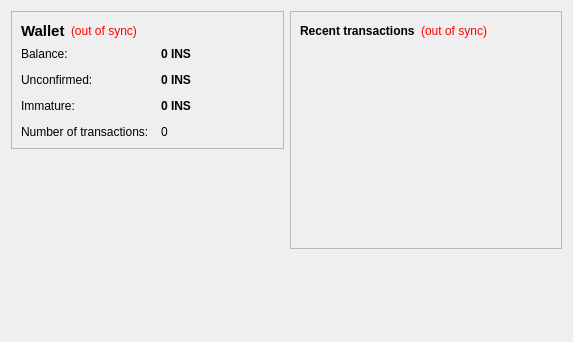
<?xml version="1.0" encoding="UTF-8"?>
<ui version="4.0">
 <class>OverviewPage</class>
 <widget class="QWidget" name="OverviewPage">
  <property name="geometry">
   <rect>
    <x>0</x>
    <y>0</y>
    <width>573</width>
    <height>342</height>
   </rect>
  </property>
  <property name="windowTitle">
   <string>Form</string>
  </property>
  <layout class="QHBoxLayout" name="horizontalLayout" stretch="1,1">
   <item>
    <layout class="QVBoxLayout" name="verticalLayout_2">
     <item>
      <widget class="QFrame" name="frame">
       <property name="frameShape">
        <enum>QFrame::StyledPanel</enum>
       </property>
       <property name="frameShadow">
        <enum>QFrame::Raised</enum>
       </property>
       <layout class="QVBoxLayout" name="verticalLayout_4">
        <item>
         <layout class="QHBoxLayout" name="horizontalLayout_4">
          <item>
           <widget class="QLabel" name="label_5">
            <property name="font">
             <font>
              <pointsize>11</pointsize>
              <weight>75</weight>
              <bold>true</bold>
             </font>
            </property>
            <property name="text">
             <string>Wallet</string>
            </property>
           </widget>
          </item>
          <item>
           <widget class="QLabel" name="labelWalletStatus">
            <property name="toolTip">
             <string>The displayed information may be out of date. Your wallet automatically synchronizes with the InstaCoin network after a connection is established, but this process has not completed yet.</string>
            </property>
            <property name="styleSheet">
             <string notr="true">QLabel { color: red; }</string>
            </property>
            <property name="text">
             <string notr="true">(out of sync)</string>
            </property>
            <property name="alignment">
             <set>Qt::AlignLeading|Qt::AlignLeft|Qt::AlignVCenter</set>
            </property>
           </widget>
          </item>
          <item>
           <spacer name="horizontalSpacer_2">
            <property name="orientation">
             <enum>Qt::Horizontal</enum>
            </property>
            <property name="sizeHint" stdset="0">
             <size>
              <width>40</width>
              <height>20</height>
             </size>
            </property>
           </spacer>
          </item>
         </layout>
        </item>
        <item>
         <layout class="QFormLayout" name="formLayout_2">
          <property name="fieldGrowthPolicy">
           <enum>QFormLayout::AllNonFixedFieldsGrow</enum>
          </property>
          <property name="horizontalSpacing">
           <number>12</number>
          </property>
          <property name="verticalSpacing">
           <number>12</number>
          </property>
          <item row="0" column="0">
           <widget class="QLabel" name="label">
            <property name="text">
             <string>Balance:</string>
            </property>
           </widget>
          </item>
          <item row="0" column="1">
           <widget class="QLabel" name="labelBalance">
            <property name="font">
             <font>
              <weight>75</weight>
              <bold>true</bold>
             </font>
            </property>
            <property name="cursor">
             <cursorShape>IBeamCursor</cursorShape>
            </property>
            <property name="toolTip">
             <string>Your current balance</string>
            </property>
            <property name="text">
             <string notr="true">0 INS</string>
            </property>
            <property name="textInteractionFlags">
             <set>Qt::LinksAccessibleByMouse|Qt::TextSelectableByKeyboard|Qt::TextSelectableByMouse</set>
            </property>
           </widget>
          </item>
          <item row="1" column="0">
           <widget class="QLabel" name="label_3">
            <property name="text">
             <string>Unconfirmed:</string>
            </property>
           </widget>
          </item>
          <item row="1" column="1">
           <widget class="QLabel" name="labelUnconfirmed">
            <property name="font">
             <font>
              <weight>75</weight>
              <bold>true</bold>
             </font>
            </property>
            <property name="cursor">
             <cursorShape>IBeamCursor</cursorShape>
            </property>
            <property name="toolTip">
             <string>Total of transactions that have yet to be confirmed, and do not yet count toward the current balance</string>
            </property>
            <property name="text">
             <string notr="true">0 INS</string>
            </property>
            <property name="textInteractionFlags">
             <set>Qt::LinksAccessibleByMouse|Qt::TextSelectableByKeyboard|Qt::TextSelectableByMouse</set>
            </property>
           </widget>
          </item>
          <item row="3" column="0">
           <widget class="QLabel" name="label_2">
            <property name="text">
             <string>Number of transactions:</string>
            </property>
           </widget>
          </item>
          <item row="3" column="1">
           <widget class="QLabel" name="labelNumTransactions">
            <property name="toolTip">
             <string>Total number of transactions in wallet</string>
            </property>
            <property name="text">
             <string notr="true">0</string>
            </property>
           </widget>
          </item>
          <item row="2" column="0">
           <widget class="QLabel" name="labelImmatureText">
            <property name="text">
             <string>Immature:</string>
            </property>
           </widget>
          </item>
          <item row="2" column="1">
           <widget class="QLabel" name="labelImmature">
            <property name="font">
             <font>
              <weight>75</weight>
              <bold>true</bold>
             </font>
            </property>
            <property name="toolTip">
             <string>Mined balance that has not yet matured</string>
            </property>
            <property name="text">
             <string notr="true">0 INS</string>
            </property>
            <property name="textInteractionFlags">
             <set>Qt::LinksAccessibleByMouse|Qt::TextSelectableByKeyboard|Qt::TextSelectableByMouse</set>
            </property>
           </widget>
          </item>
         </layout>
        </item>
       </layout>
      </widget>
     </item>
     <item>
      <spacer name="verticalSpacer">
       <property name="orientation">
        <enum>Qt::Vertical</enum>
       </property>
       <property name="sizeHint" stdset="0">
        <size>
         <width>20</width>
         <height>40</height>
        </size>
       </property>
      </spacer>
     </item>
    </layout>
   </item>
   <item>
    <layout class="QVBoxLayout" name="verticalLayout_3">
     <item>
      <widget class="QFrame" name="frame_2">
       <property name="frameShape">
        <enum>QFrame::StyledPanel</enum>
       </property>
       <property name="frameShadow">
        <enum>QFrame::Raised</enum>
       </property>
       <layout class="QVBoxLayout" name="verticalLayout">
        <item>
         <layout class="QHBoxLayout" name="horizontalLayout_2">
          <item>
           <widget class="QLabel" name="label_4">
            <property name="text">
             <string>&lt;b&gt;Recent transactions&lt;/b&gt;</string>
            </property>
           </widget>
          </item>
          <item>
           <widget class="QLabel" name="labelTransactionsStatus">
            <property name="toolTip">
             <string>The displayed information may be out of date. Your wallet automatically synchronizes with the InstaCoin network after a connection is established, but this process has not completed yet.</string>
            </property>
            <property name="styleSheet">
             <string notr="true">QLabel { color: red; }</string>
            </property>
            <property name="text">
             <string notr="true">(out of sync)</string>
            </property>
            <property name="alignment">
             <set>Qt::AlignRight|Qt::AlignTrailing|Qt::AlignVCenter</set>
            </property>
           </widget>
          </item>
          <item>
           <spacer name="horizontalSpacer">
            <property name="orientation">
             <enum>Qt::Horizontal</enum>
            </property>
            <property name="sizeHint" stdset="0">
             <size>
              <width>40</width>
              <height>20</height>
             </size>
            </property>
           </spacer>
          </item>
         </layout>
        </item>
        <item>
         <widget class="QListView" name="listTransactions">
          <property name="styleSheet">
           <string notr="true">QListView { background: transparent; }</string>
          </property>
          <property name="frameShape">
           <enum>QFrame::NoFrame</enum>
          </property>
          <property name="verticalScrollBarPolicy">
           <enum>Qt::ScrollBarAlwaysOff</enum>
          </property>
          <property name="horizontalScrollBarPolicy">
           <enum>Qt::ScrollBarAlwaysOff</enum>
          </property>
          <property name="selectionMode">
           <enum>QAbstractItemView::NoSelection</enum>
          </property>
         </widget>
        </item>
       </layout>
      </widget>
     </item>
     <item>
      <spacer name="verticalSpacer_2">
       <property name="orientation">
        <enum>Qt::Vertical</enum>
       </property>
       <property name="sizeHint" stdset="0">
        <size>
         <width>20</width>
         <height>40</height>
        </size>
       </property>
      </spacer>
     </item>
    </layout>
   </item>
  </layout>
 </widget>
 <resources/>
 <connections/>
</ui>
